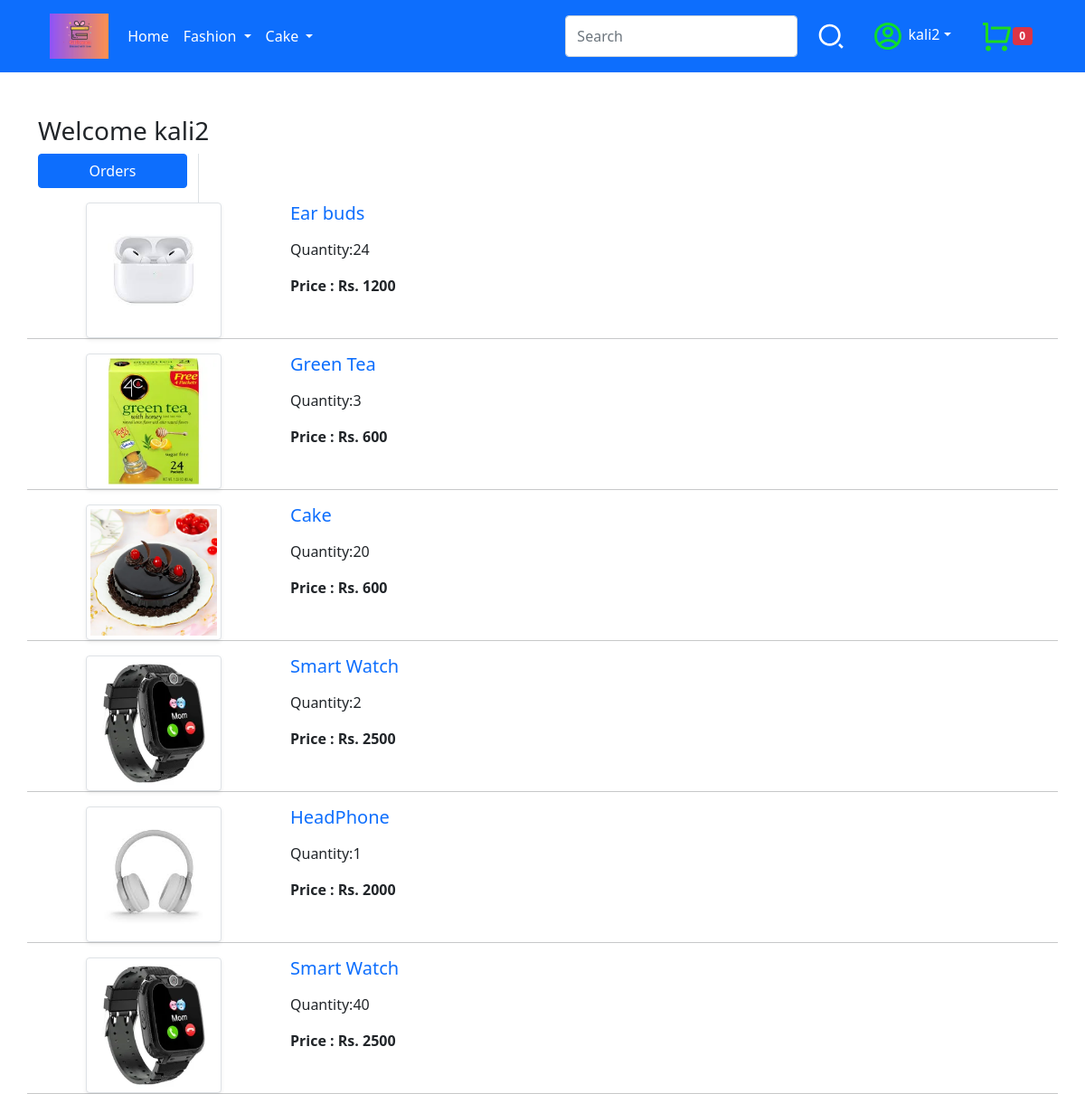
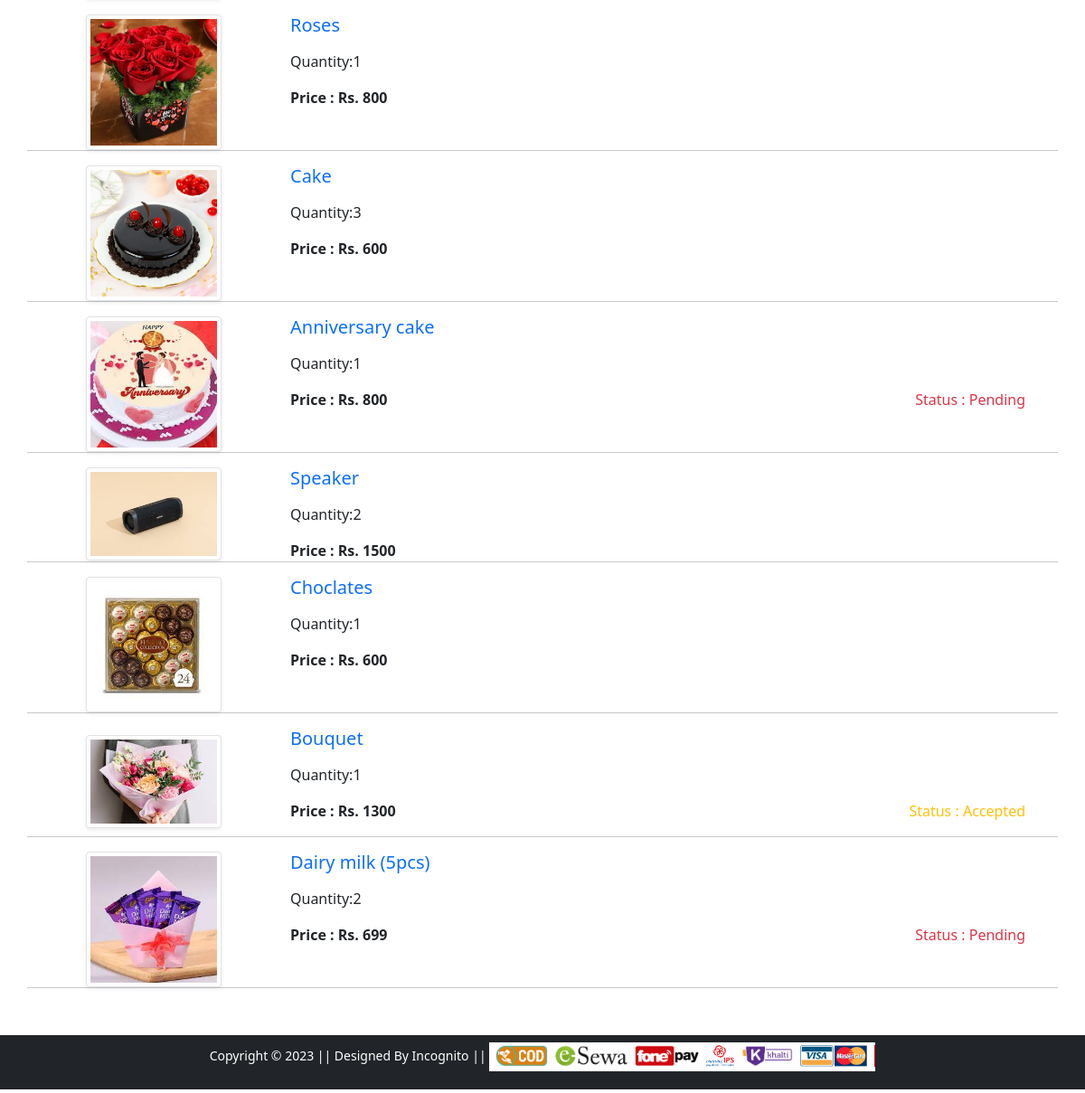
Before: /orders/ (signed in) with the older database file (2 pictures, top to bottom).
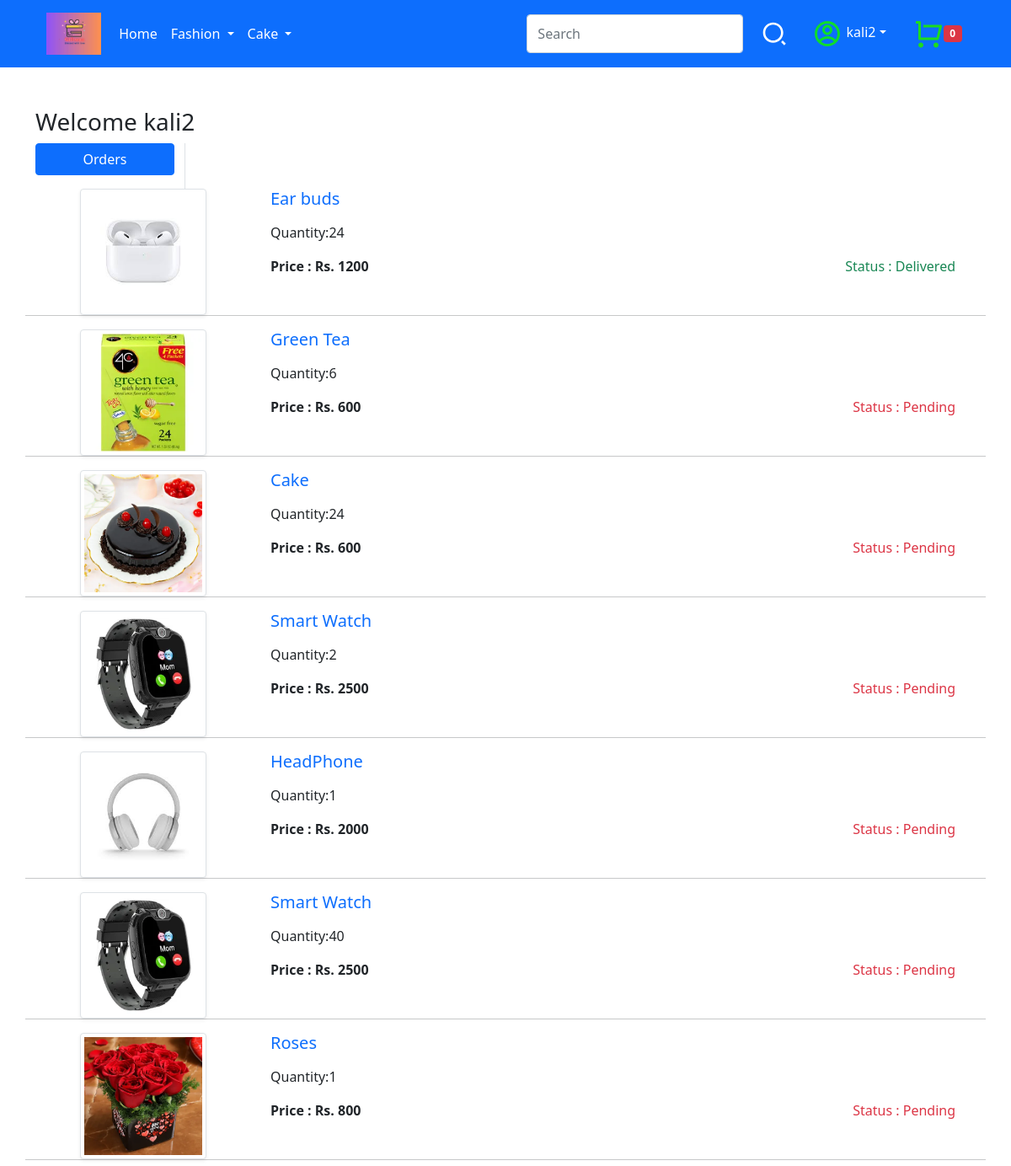
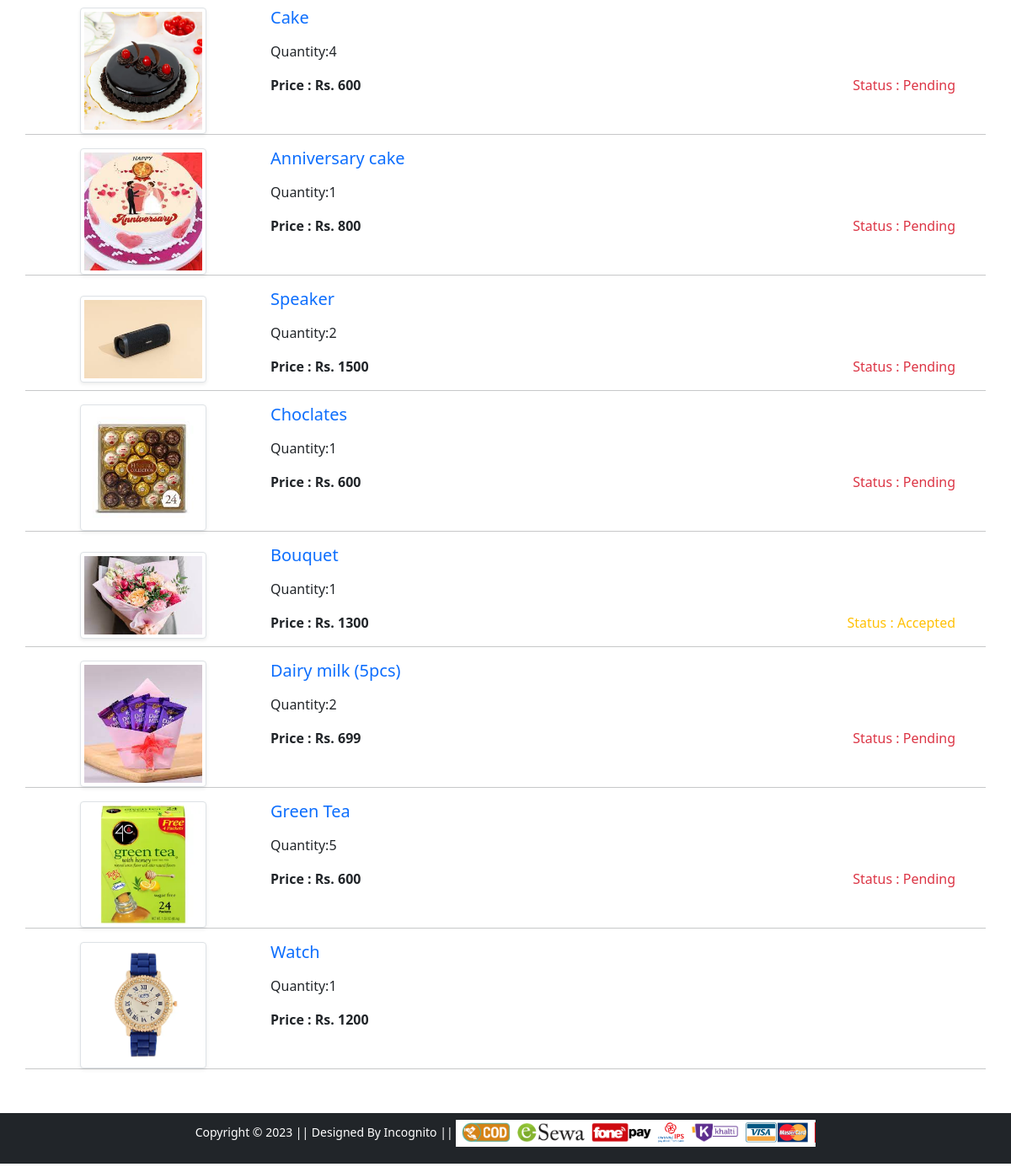
After: the same page with the newer database file (2 pictures, top to bottom).
### app/models.py (models this page shows, shortened)
class order(models.Model):
    date = models.DateTimeField(auto_now_add=True)
    price = models.IntegerField()
    address = models.ForeignKey(customer,on_delete=models.CASCADE)
    product = models.ForeignKey(item, on_delete=models.CASCADE)
    user = models.ForeignKey(User, on_delete=models.CASCADE)
    quantity = models.IntegerField(default=1)
    status = models.CharField(max_length=10,choices=options,default='pending')

class item(models.Model):
    name = models.CharField(max_length=56,default = None)
    description = models.CharField(max_length=500,default = " Good quality product")
    image = models.ImageField(upload_to=upload_path)
    price = models.IntegerField()
    offer_price = models.IntegerField(default=0)
    category = models.CharField(choices=categories,max_length=20)
    id = models.AutoField(primary_key=True)

### app/views.py (the view)
# urls.py: path('orders/', views.orders, name='orders'),
def orders(request):
    cart_items = order.objects.filter(user=request.user)
    return render(request, 'app/orders.html',{"cart_items" : cart_items})

### app/context_processors.py (called while the page is built)
def common_data(request):
    if request.user.is_authenticated:
        cart_list = wishlist.objects.filter(user=request.user)
        nocart = len(cart_list)
    else:
        nocart = 0
    return{'nocart':nocart}

def delivery_time(request):
    utc_time = datetime.today()
    nepal_time = utc_time + timedelta(seconds=5*60*60+45*60)
    if int(nepal_time.strftime('%H')) < 16:
        delivery_time = nepal_time.strftime('%b-%d')
    else:
        nepal_time = utc_time + timedelta(days=1)
        delivery_time = nepal_time.strftime('%b-%d')
    return {'delivery_time':delivery_time}

### app/templates/app/orders.html (shortened to what this page needs)
{% extends 'app/base.html' %}
{% load static %}
{% block main-content %}
<div class="container my-5">
 <div class="row">
 <h3>Welcome {{request.user.username}}</h3>
  <div class="col-sm-2 border-end">
   <ul class="list-unstyled">
    <li class="d-grid"><a href="{% url 'orders' %}" class="btn btn-primary">Orders</a></li>
   </ul>
  </div>
  {% if cart_items %}
  {% for item in cart_items %}
  <div class="row">
   <div class="col-sm-3 text-center align-self-center"><img src="/media/{{item.product.image}}" alt="" srcset="" class="img-fluid img-thumbnail shadow-sm" height="150" width="150"> </div>
   <div class="col-sm-9">
    <div>
      <a href="/product-detail/{{item.product.id}}" class="text-decoration-none"><h5>{{item.product.name}}</h5></a>
     <div class="my-3">
      <label for="quantity">Quantity:{{item.quantity}}</label>
     </div>
     <div class="d-flex justify-content-between">
      <p class="mb-0"><span><strong>Price : Rs. {{item.product.price}}</strong></span></p>
      {% if item.status == 'Pending' %}
      <p class="text-danger"> Status : {{item.status}}</p>
      {% elif item.status == 'Accepted' %}
      <p class="text-warning"> Status : {{item.status}}</p>
      {% elif item.status == 'Delivered' %}
      <p class="text-success"> Status : {{item.status}}</p>
      {% endif %}
     </div>
    </div>
   </div>
  </div> <hr>{% endfor %}
  {% else %}
  <div class="card">
    <div class="card-body">
  <h5> No order found</h5>
  <a href="/cart" class="btn btn-warning">Go to cart</a>
  </div></div>
  {% endif %}
 </div>
</div>
{% endblock main-content %}

### app/templates/app/base.html (shortened to what this page needs)
<!doctype html>
{% load static %}
<html lang="en">
  <head>
    <link href="https://cdn.jsdelivr.net/npm/bootstrap@5.0.0-beta1/dist/css/bootstrap.min.css" rel="stylesheet">
    <link rel="stylesheet" href="{% static 'app/css/owl.carousel.min.css' %}">
    <link rel="stylesheet" href="{% static 'app/css/all.min.css' %}">
    <link rel="stylesheet" href="{% static 'app/css/style.css' %}">
  </head>
  <body>
    <nav class="navbar navbar-expand-lg navbar-dark bg-primary">
     <div class="container">
       <a class="btn -btn-outline-primary " href="/"><img src="{% static 'app/images/logo2.png'%}" alt="" clas="img-fluid " height="50px" ></a>
       <div class="collapse navbar-collapse" id="navbarSupportedContent">
         <ul class="navbar-nav me-auto mb-2 mb-lg-0">
           <li class="nav-item">
             <a class="nav-link active" aria-current="page" href="/">Home</a>
           </li>
           <li class="nav-item dropdown">
             <a class="nav-link dropdown-toggle text-white" href="#" id="electronicsDropdown" role="button" data-bs-toggle="dropdown" aria-expanded="false">
               Fashion
             </a>
           </li>
           <li class="nav-item dropdown">
             <a class="nav-link dropdown-toggle text-white" href="#" id="fashionDropdown" role="button" data-bs-toggle="dropdown" aria-expanded="false">
               Cake
             </a>
           </li>
         </ul>
         <form class="d-flex" action="{% url 'searchresult'%}">
           <input class="form-control me-2" type="search" placeholder="Search" aria-label="Search" name="search">
           <button class="btn" type="submit">
           </button>
         </form>
         <div>
          <ul class="navbar-nav me-auto mb-2mb-lg-0">
           <li class="nav-item dropdown mx-2">
            {% if request.user.is_authenticated %}
              <a class="nav-link dropdown-toggle text-white" href="#" id="profileDropdown" role="button" data-bs-toggle="dropdown" aria-expanded="false">
              {{request.user}}</a>
            </li>
            <li class="nav-item mx-2" id="image">
             <a href="{% url 'cart' %}" class="nav-link ">
              <span class="badge bg-danger">{{nocart}}</span></a>
            {% endif %}
          </ul>
         </div>
       </div>
     </div>
    </nav>
    {% block main-content %} {% endblock main-content %}
    <footer class="container-fluid bg-dark text-center p-2 mb-1 ">
        <small class="text-white">Copyright &copy; 2023 || Designed By Incognito || </small>
        <img src="{% static 'app/images/payment.png' %}" alt="" srcset="" class="img-fluid" height="2px">
    </footer>
  </body>
</html>

### app/templates/app/base.html (style rules this page uses)
html { position: relative; min-height: 100%; }
body { margin-bottom: 100px; }
footer { position: absolute; bottom: 0; width: 100%; height: 60px; }

Changed rows visible on the page:
changed order "Ear buds": status (not shown) → "Delivered"
changed order (number 2 of 15 on the later page): quantity "3" → "6"; status (not shown) → "Pending"
changed order (number 3 of 15 on the later page): quantity "20" → "24"; status (not shown) → "Pending"
changed order (number 4 of 15 on the later page): status (not shown) → "Pending"
changed order "HeadPhone": status (not shown) → "Pending"
changed order (number 6 of 15 on the later page): status (not shown) → "Pending"
changed order "Roses": status (not shown) → "Pending"
changed order (number 8 of 15 on the later page): quantity "3" → "4"; status (not shown) → "Pending"
changed order "Speaker": status (not shown) → "Pending"
changed order "Choclates": status (not shown) → "Pending"
added order: product.image (picture), product.name "Green Tea", quantity "5", product.price "600", status "Pending"
added order: product.image (picture), product.name "Watch", quantity "1", product.price "1200"
